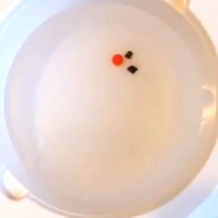
#> input picture frame 32 of video/Pushing_bead_two_swimmers 1.mp4, 218 x 218 px
$ python image_manager.py
#> lines starting #> are read from the running program, lines starting #| are printed output that depends on the picture; after the words box and inside, x2 and y2 are one past the last pixel; in counts of white or black regions, pixels touching at a corner belong together
import cv2
import numpy as np
import matplotlib
matplotlib.use('TkAgg')
import matplotlib.pyplot as plt
from scipy.stats import mode

class ImageManager():
    def __init__(self, video_path):
        self.video = cv2.VideoCapture(video_path)
        self.image = None
        self.target = (0, 0)
        self.target_r = 0
        self.pushers = []
        self.goal = (0, 0)
        self.obs = []

    def get_image(self):
        ret, frame = self.video.read()
#> frame is the input picture: shape (218, 218, 3); mean B, G, R 199.4, 209.9, 229.3
        self.image = frame

    def get_gray_image(self):
        ret, frame = self.video.read()
        return cv2.cvtColor(frame, cv2.COLOR_BGR2GRAY)

    # [11 lines left out: functions onMouseGoal, onMouseObs, not called in this run]

    def get_target(self):
        target_seg = ImageManager.color_extraction(ImageManager.hsv_segment(self.image), (100, 150, 150), (140, 255, 255))
#> in hsv_segment, `return cv2.cvtColor(image, cv2.COLOR_RGB2HSV)`: returned value: shape (218, 218, 3); mean H, S, V 107.5, 41.4, 232.4
#> in color_extraction, `return cv2.inRange(image, lowerb, upperb)`:
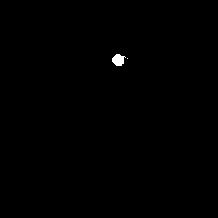
#> returned value: shape (218, 218); 0.24% white; 2 white regions (1 under 20 px), largest, box (x1, y1, x2, y2) and area: (112, 54, 126, 66) 115
        mass_x, mass_y = np.where(target_seg >= 255)
#> mass_x = 116 values from 54 to 65; mass_y = 116 values, max 127 at index 45, min 112 at index 33, mean 118.1
        cent_x = np.average(mass_x).astype(int)
#> cent_x = 59
        cent_y = np.average(mass_y).astype(int)
#> cent_y = 118
        self.target = (cent_y, cent_x)
#> self.target = (118, 59)
        self.target_r = int((np.max(mass_x) - np.min(mass_x)) / 2)
#> self.target_r = 5

    def get_pushers(self, num):
#> called with num = 2
        self.pushers = []
        pushers_seg = ImageManager.color_extraction(self.image, (0, 0, 0), (150, 150, 150))
#> call 2 of color_extraction, with lowerb = (0, 0, 0), upperb = (150, 150, 150)
#> in color_extraction (call 2), `return cv2.inRange(image, lowerb, upperb)`:
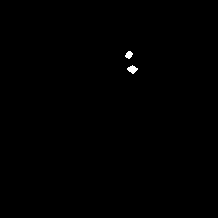
#> returned value: shape (218, 218); 0.21% white; 2 white regions, box (x1, y1, x2, y2) and area: (127, 65, 138, 74) 58, (125, 51, 133, 59) 43
        for i in range(num):
            seg = ImageManager.segment_outlier(pushers_seg)
            pushers_seg = (1 - seg) * pushers_seg

            mass_x, mass_y = np.where(seg >= 1)
            cent_x = np.average(mass_x).astype(int)
            cent_y = np.average(mass_y).astype(int)
            if (cent_x < 0) or (cent_x > self.map[0]): continue
            self.pushers.append((cent_y, cent_x))
#> this loop made 2 passes
#> (n in segment_outlier, cent_x, cent_y) on passes 1 to 2: (2, 68, 131), (1, 54, 128)
#> pushers_seg: shape (218, 218); every value is 0
#> after the loop, self.pushers = [(131, 68), (128, 54)]

    def set_goal(self):
        cv2.imshow('image', self.image)
        cv2.setMouseCallback('image', self.onMouseGoal)
        cv2.waitKey()

    # [6 lines left out: function set_obstacle, not called in this run]

    def show_system(self):
        cv2.circle(self.image, self.goal, 3, (0,0,255), -1)
#> self.image: shape (218, 218, 3); 0.02% of pixels changed, all inside (x1, y1, x2, y2) = (0, 0, 4, 4)
        cv2.circle(self.image, self.target, self.target_r, (0,100,255), -1)
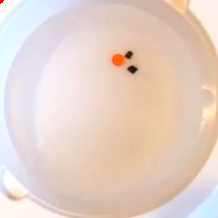
#> self.image: shape (218, 218, 3); mean B, G, R 199.3, 209.9, 229.4

        for obs in self.obs:
            cv2.circle(self.image, obs[0:2], 3, (0,255,0), -1)

        for pusher in self.pushers:
            cv2.circle(self.image, pusher, 3, (255,0,0), -1)
#> this loop made 2 passes
#> self.image: shape (218, 218, 3); 0.12% of pixels changed, all inside (x1, y1, x2, y2) = (125, 51, 135, 72)

        cv2.imshow('image', self.image)
        cv2.waitKey()

    # [23 lines left out: function show_path, not called in this run]

    @property
    def map(self):
        return self.image.shape[0], self.image.shape[1]

    @staticmethod
    def color_extraction(image, lowerb, upperb):
        return cv2.inRange(image, lowerb, upperb)

    @staticmethod
    def hsv_segment(image):
        return cv2.cvtColor(image, cv2.COLOR_RGB2HSV)

    @staticmethod
    def segment_outlier(segment):
        mask = cv2.connectedComponents(segment)[1]
        mask_1D = mask.reshape(-1,)
        delet_mask_1D = mask_1D[np.where(mask_1D > 0)]
        n = mode(delet_mask_1D , keepdims=True)[0][0]
        mask = np.where(mask!=n,0,mask) / n
        return mask.reshape(segment.shape).astype(np.uint8)

if __name__ == "__main__":
    print("Get image from video")
    image = ImageManager("../../video/Pushing_bead_two_swimmers 1.mp4")
    image.get_image()
    image.get_target()
    image.get_pushers(2)
    image.set_goal()
    image.show_system()

$ run again, starting later in the video
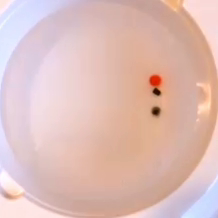
#> input picture frame 147 of video/Pushing_bead_two_swimmers 1.mp4, 218 x 218 px
#> in get_image, frame is the input picture: shape (218, 218, 3); mean B, G, R 184, 189.4, 222.5
#> in color_extraction, `return cv2.inRange(image, lowerb, upperb)`:
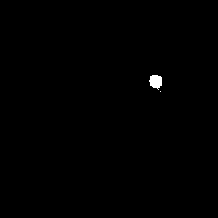
#> returned value: shape (218, 218); 0.31% white; 2 white regions (1 under 20 px), largest, box (x1, y1, x2, y2) and area: (149, 75, 162, 90) 144
#> mass_x = 145 values from 75 to 91; mass_y = 145 values, max 161 at index 28, min 149 at index 53, mean 155.4
#> in get_target, `cent_x = np.average(mass_x).astype(int)`: cent_x = 81
#> in get_target, `cent_y = np.average(mass_y).astype(int)`: cent_y = 155
#> self.target = (155, 81)
#> self.target_r = 8
#> the loop in get_pushers, `for i in range(num):` made 2 passes
#> (n in segment_outlier, cent_x, cent_y) on passes 1 to 2: (2, 110, 155), (1, 91, 156)
#> after the loop in get_pushers, `for i in range(num):`: self.pushers = [(155, 110), (156, 91)]
#> in show_system, `cv2.circle(self.image, self.target, self.target_r, (0,100,255), -1)`:
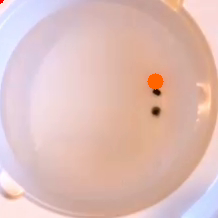
#> self.image: shape (218, 218, 3); mean B, G, R 183.7, 189.4, 222.7
#> the loop in show_system, `for pusher in self.pushers:` made 2 passes

$ run again, starting later in the video
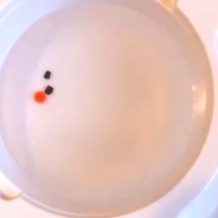
#> input picture frame 261 of video/Pushing_bead_two_swimmers 1.mp4, 218 x 218 px
#> in get_image, frame is the input picture: shape (218, 218, 3); mean B, G, R 193.8, 197.7, 228.5
#> in color_extraction, `return cv2.inRange(image, lowerb, upperb)`:
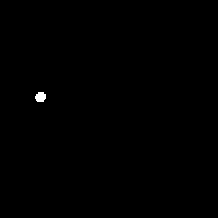
#> returned value: shape (218, 218); 0.19% white; 1 white region, box (x1, y1, x2, y2) and area: (35, 92, 46, 102) 89
#> mass_x = 89 values from 92 to 101; mass_y = 89 values, max 45 at index 21, min 35 at index 32, mean 40.13
#> in get_target, `cent_x = np.average(mass_x).astype(int)`: cent_x = 96
#> in get_target, `cent_y = np.average(mass_y).astype(int)`: cent_y = 40
#> self.target = (40, 96)
#> self.target_r = 4
#> the loop in get_pushers, `for i in range(num):` made 2 passes
#> (n in segment_outlier, cent_x, cent_y) on passes 1 to 2: (2, 89, 48), (1, 74, 47)
#> after the loop in get_pushers, `for i in range(num):`: self.pushers = [(48, 89), (47, 74)]
#> the loop in show_system, `for pusher in self.pushers:` made 2 passes
#> after the loop in show_system, `for pusher in self.pushers:`:
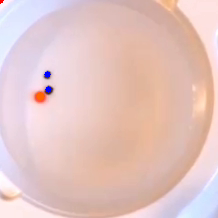
#> self.image: shape (218, 218, 3); mean B, G, R 194, 197.6, 228.4
